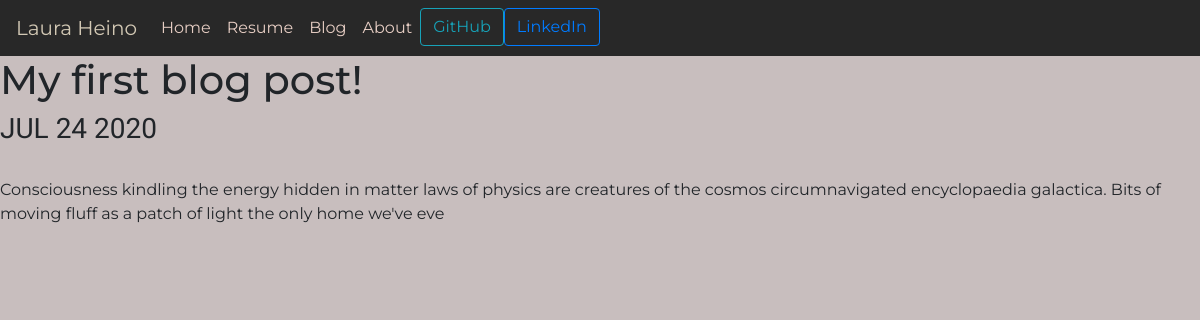
Page /blog/1/ on the committed database.
### blog/models.py (models this page shows)
class Blog(models.Model):
    title = models.CharField(max_length=100)
    description = models.TextField(max_length=500)
    date = models.DateField()

### blog/views.py (the view)
# urls.py: path('<int:blog_id>/', views.detail, name='detail'),
def detail(request, blog_id):
    blog = get_object_or_404(Blog, pk=blog_id)
    return render(request, 'blog/detail.html', {'blog':blog})

### blog/templates/blog/detail.html
{% extends 'portfolio/base.html' %}
{% block content %}
<h1>{{ blog.title }}</h1>
<h3>{{ blog.date|date:'M d Y'|upper }}</h3>
<br>
<p>{{ blog.description }}</p>
{% endblock %}

### portfolio/static/portfolio/custom.css (style rules this page uses)
body { font-family: Montserrat; background-color: rgb(200, 190, 190); }
h2, h3 { font-family: Dosis; }

### rows in the picture
Blog: title "My first blog post!", date "JUL 24 2020", description "Consciousness kindling the energy hidden in matter laws of physics are creatures of the cosmos circumnavigated encyclopaedia galactica. Bits of moving fluff as a patch of light the only home we've eve"
